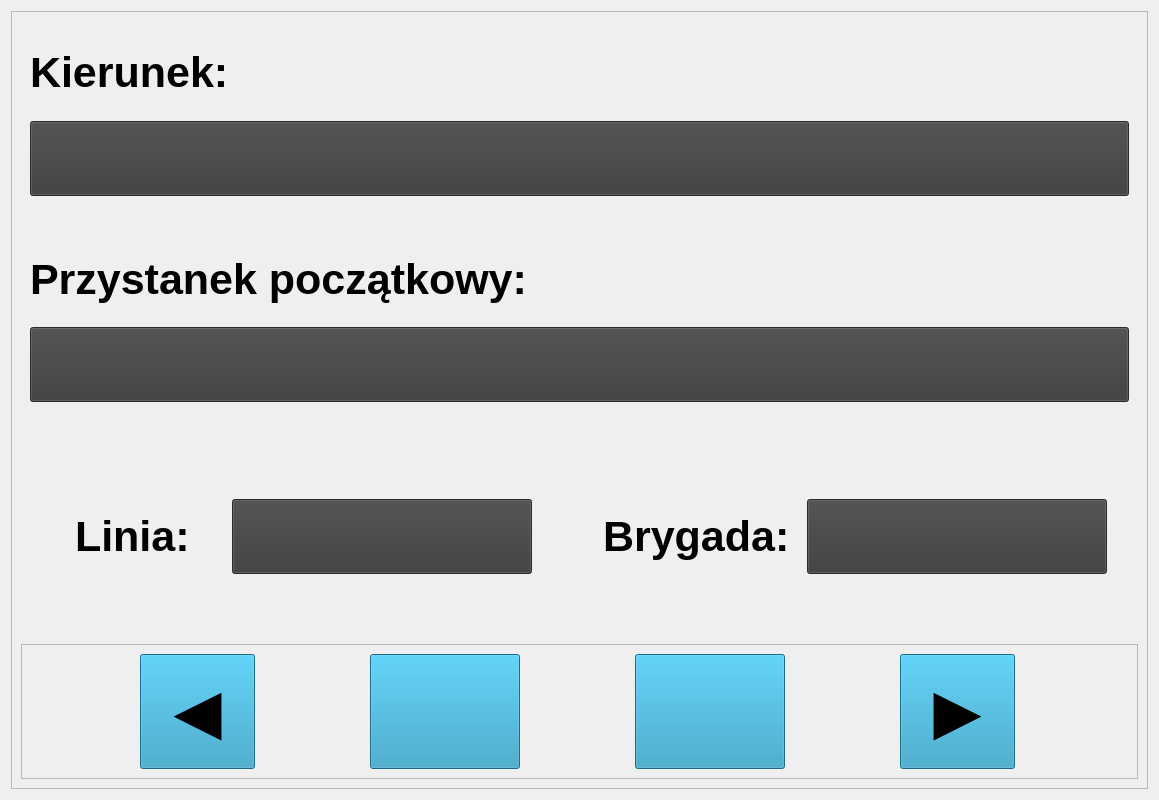
<?xml version="1.0" encoding="UTF-8"?>
<ui version="4.0">
 <class>Form</class>
 <widget class="QWidget" name="Form">
  <property name="geometry">
   <rect>
    <x>0</x>
    <y>0</y>
    <width>1159</width>
    <height>800</height>
   </rect>
  </property>
  <property name="windowTitle">
   <string>Form</string>
  </property>
  <layout class="QHBoxLayout" name="horizontalLayout_12">
   <item>
    <widget class="QFrame" name="frMain">
     <property name="sizePolicy">
      <sizepolicy hsizetype="Expanding" vsizetype="Expanding">
       <horstretch>1</horstretch>
       <verstretch>0</verstretch>
      </sizepolicy>
     </property>
     <property name="frameShape">
      <enum>QFrame::Shape::StyledPanel</enum>
     </property>
     <property name="frameShadow">
      <enum>QFrame::Shadow::Raised</enum>
     </property>
     <layout class="QVBoxLayout" name="verticalLayout">
      <item>
       <widget class="QFrame" name="frKierunek">
        <property name="frameShape">
         <enum>QFrame::Shape::NoFrame</enum>
        </property>
        <property name="frameShadow">
         <enum>QFrame::Shadow::Raised</enum>
        </property>
        <layout class="QVBoxLayout" name="verticalLayout_2">
         <item>
          <widget class="QLabel" name="lbKierunekName">
           <property name="sizePolicy">
            <sizepolicy hsizetype="Expanding" vsizetype="Fixed">
             <horstretch>0</horstretch>
             <verstretch>0</verstretch>
            </sizepolicy>
           </property>
           <property name="minimumSize">
            <size>
             <width>0</width>
             <height>0</height>
            </size>
           </property>
           <property name="font">
            <font>
             <pointsize>32</pointsize>
             <bold>true</bold>
            </font>
           </property>
           <property name="text">
            <string>Kierunek:</string>
           </property>
           <property name="alignment">
            <set>Qt::AlignmentFlag::AlignLeading|Qt::AlignmentFlag::AlignLeft|Qt::AlignmentFlag::AlignVCenter</set>
           </property>
          </widget>
         </item>
         <item>
          <widget class="QPushButton" name="btKierunek">
           <property name="sizePolicy">
            <sizepolicy hsizetype="Preferred" vsizetype="Fixed">
             <horstretch>0</horstretch>
             <verstretch>0</verstretch>
            </sizepolicy>
           </property>
           <property name="minimumSize">
            <size>
             <width>400</width>
             <height>75</height>
            </size>
           </property>
           <property name="font">
            <font>
             <pointsize>24</pointsize>
             <bold>true</bold>
            </font>
           </property>
           <property name="styleSheet">
            <string notr="true">background-color: rgb(59, 59, 59);
border-color: rgb(141, 143, 140);</string>
           </property>
           <property name="text">
            <string/>
           </property>
          </widget>
         </item>
        </layout>
       </widget>
      </item>
      <item>
       <widget class="QFrame" name="frFirstStop">
        <property name="frameShape">
         <enum>QFrame::Shape::NoFrame</enum>
        </property>
        <property name="frameShadow">
         <enum>QFrame::Shadow::Raised</enum>
        </property>
        <layout class="QVBoxLayout" name="verticalLayout_3">
         <item>
          <widget class="QLabel" name="lbFirstStopName">
           <property name="sizePolicy">
            <sizepolicy hsizetype="Expanding" vsizetype="Fixed">
             <horstretch>0</horstretch>
             <verstretch>0</verstretch>
            </sizepolicy>
           </property>
           <property name="minimumSize">
            <size>
             <width>0</width>
             <height>0</height>
            </size>
           </property>
           <property name="font">
            <font>
             <pointsize>32</pointsize>
             <bold>true</bold>
            </font>
           </property>
           <property name="text">
            <string>Przystanek początkowy:</string>
           </property>
           <property name="alignment">
            <set>Qt::AlignmentFlag::AlignLeading|Qt::AlignmentFlag::AlignLeft|Qt::AlignmentFlag::AlignVCenter</set>
           </property>
          </widget>
         </item>
         <item>
          <widget class="QPushButton" name="btFirstStop">
           <property name="sizePolicy">
            <sizepolicy hsizetype="Preferred" vsizetype="Fixed">
             <horstretch>0</horstretch>
             <verstretch>0</verstretch>
            </sizepolicy>
           </property>
           <property name="minimumSize">
            <size>
             <width>400</width>
             <height>75</height>
            </size>
           </property>
           <property name="font">
            <font>
             <pointsize>24</pointsize>
             <bold>true</bold>
            </font>
           </property>
           <property name="styleSheet">
            <string notr="true">background-color: rgb(59, 59, 59);
border-color: rgb(141, 143, 140);</string>
           </property>
           <property name="text">
            <string/>
           </property>
          </widget>
         </item>
        </layout>
       </widget>
      </item>
      <item>
       <widget class="QFrame" name="frame">
        <property name="frameShape">
         <enum>QFrame::Shape::NoFrame</enum>
        </property>
        <property name="frameShadow">
         <enum>QFrame::Shadow::Raised</enum>
        </property>
        <layout class="QHBoxLayout" name="horizontalLayout_4">
         <item>
          <widget class="QFrame" name="frame_2">
           <property name="frameShape">
            <enum>QFrame::Shape::NoFrame</enum>
           </property>
           <property name="frameShadow">
            <enum>QFrame::Shadow::Raised</enum>
           </property>
           <layout class="QHBoxLayout" name="horizontalLayout_2">
            <item>
             <widget class="QLabel" name="lbFirstStopName_2">
              <property name="sizePolicy">
               <sizepolicy hsizetype="Maximum" vsizetype="Fixed">
                <horstretch>0</horstretch>
                <verstretch>0</verstretch>
               </sizepolicy>
              </property>
              <property name="minimumSize">
               <size>
                <width>0</width>
                <height>0</height>
               </size>
              </property>
              <property name="font">
               <font>
                <pointsize>32</pointsize>
                <bold>true</bold>
               </font>
              </property>
              <property name="text">
               <string>Linia:</string>
              </property>
              <property name="alignment">
               <set>Qt::AlignmentFlag::AlignLeading|Qt::AlignmentFlag::AlignLeft|Qt::AlignmentFlag::AlignVCenter</set>
              </property>
             </widget>
            </item>
            <item>
             <widget class="QPushButton" name="btFirstStop_2">
              <property name="sizePolicy">
               <sizepolicy hsizetype="Fixed" vsizetype="Fixed">
                <horstretch>0</horstretch>
                <verstretch>0</verstretch>
               </sizepolicy>
              </property>
              <property name="minimumSize">
               <size>
                <width>300</width>
                <height>75</height>
               </size>
              </property>
              <property name="font">
               <font>
                <pointsize>24</pointsize>
                <bold>true</bold>
               </font>
              </property>
              <property name="styleSheet">
               <string notr="true">background-color: rgb(59, 59, 59);
border-color: rgb(141, 143, 140);</string>
              </property>
              <property name="text">
               <string/>
              </property>
             </widget>
            </item>
           </layout>
          </widget>
         </item>
         <item>
          <widget class="QFrame" name="frame_3">
           <property name="frameShape">
            <enum>QFrame::Shape::NoFrame</enum>
           </property>
           <property name="frameShadow">
            <enum>QFrame::Shadow::Raised</enum>
           </property>
           <layout class="QHBoxLayout" name="horizontalLayout_3">
            <item>
             <widget class="QLabel" name="lbFirstStopName_3">
              <property name="sizePolicy">
               <sizepolicy hsizetype="Maximum" vsizetype="Fixed">
                <horstretch>0</horstretch>
                <verstretch>0</verstretch>
               </sizepolicy>
              </property>
              <property name="minimumSize">
               <size>
                <width>0</width>
                <height>0</height>
               </size>
              </property>
              <property name="font">
               <font>
                <pointsize>32</pointsize>
                <bold>true</bold>
               </font>
              </property>
              <property name="text">
               <string>Brygada:</string>
              </property>
              <property name="alignment">
               <set>Qt::AlignmentFlag::AlignLeading|Qt::AlignmentFlag::AlignLeft|Qt::AlignmentFlag::AlignVCenter</set>
              </property>
             </widget>
            </item>
            <item>
             <widget class="QPushButton" name="btFirstStop_3">
              <property name="sizePolicy">
               <sizepolicy hsizetype="Fixed" vsizetype="Fixed">
                <horstretch>0</horstretch>
                <verstretch>0</verstretch>
               </sizepolicy>
              </property>
              <property name="minimumSize">
               <size>
                <width>300</width>
                <height>75</height>
               </size>
              </property>
              <property name="font">
               <font>
                <pointsize>24</pointsize>
                <bold>true</bold>
               </font>
              </property>
              <property name="styleSheet">
               <string notr="true">background-color: rgb(59, 59, 59);
border-color: rgb(141, 143, 140);</string>
              </property>
              <property name="text">
               <string/>
              </property>
             </widget>
            </item>
           </layout>
          </widget>
         </item>
        </layout>
       </widget>
      </item>
      <item>
       <widget class="QFrame" name="frBottomBar">
        <property name="sizePolicy">
         <sizepolicy hsizetype="Preferred" vsizetype="Fixed">
          <horstretch>0</horstretch>
          <verstretch>0</verstretch>
         </sizepolicy>
        </property>
        <property name="frameShape">
         <enum>QFrame::Shape::StyledPanel</enum>
        </property>
        <property name="frameShadow">
         <enum>QFrame::Shadow::Raised</enum>
        </property>
        <layout class="QHBoxLayout" name="horizontalLayout">
         <item>
          <widget class="QPushButton" name="btBack">
           <property name="sizePolicy">
            <sizepolicy hsizetype="Fixed" vsizetype="Fixed">
             <horstretch>0</horstretch>
             <verstretch>0</verstretch>
            </sizepolicy>
           </property>
           <property name="minimumSize">
            <size>
             <width>115</width>
             <height>115</height>
            </size>
           </property>
           <property name="maximumSize">
            <size>
             <width>16777215</width>
             <height>16777215</height>
            </size>
           </property>
           <property name="font">
            <font>
             <pointsize>60</pointsize>
             <bold>true</bold>
            </font>
           </property>
           <property name="styleSheet">
            <string notr="true">background-color: rgb(37, 150, 190);</string>
           </property>
           <property name="text">
            <string>◄</string>
           </property>
           <property name="iconSize">
            <size>
             <width>64</width>
             <height>64</height>
            </size>
           </property>
          </widget>
         </item>
         <item>
          <widget class="QPushButton" name="btClose">
           <property name="sizePolicy">
            <sizepolicy hsizetype="Fixed" vsizetype="Fixed">
             <horstretch>0</horstretch>
             <verstretch>0</verstretch>
            </sizepolicy>
           </property>
           <property name="minimumSize">
            <size>
             <width>150</width>
             <height>115</height>
            </size>
           </property>
           <property name="maximumSize">
            <size>
             <width>16777215</width>
             <height>16777215</height>
            </size>
           </property>
           <property name="font">
            <font>
             <pointsize>24</pointsize>
             <bold>true</bold>
            </font>
           </property>
           <property name="styleSheet">
            <string notr="true">background-color: rgb(37, 150, 190);</string>
           </property>
           <property name="text">
            <string/>
           </property>
           <property name="icon">
            <iconset>
             <normaloff>img/close.svg</normaloff>img/close.svg</iconset>
           </property>
           <property name="iconSize">
            <size>
             <width>64</width>
             <height>64</height>
            </size>
           </property>
          </widget>
         </item>
         <item>
          <widget class="QPushButton" name="btAccept">
           <property name="sizePolicy">
            <sizepolicy hsizetype="Fixed" vsizetype="Fixed">
             <horstretch>0</horstretch>
             <verstretch>0</verstretch>
            </sizepolicy>
           </property>
           <property name="minimumSize">
            <size>
             <width>150</width>
             <height>115</height>
            </size>
           </property>
           <property name="maximumSize">
            <size>
             <width>16777215</width>
             <height>16777215</height>
            </size>
           </property>
           <property name="font">
            <font>
             <pointsize>24</pointsize>
             <bold>true</bold>
            </font>
           </property>
           <property name="styleSheet">
            <string notr="true">background-color: rgb(37, 150, 190);</string>
           </property>
           <property name="text">
            <string/>
           </property>
           <property name="icon">
            <iconset>
             <normaloff>img/yes.svg</normaloff>img/yes.svg</iconset>
           </property>
           <property name="iconSize">
            <size>
             <width>64</width>
             <height>64</height>
            </size>
           </property>
          </widget>
         </item>
         <item>
          <widget class="QPushButton" name="btBack_2">
           <property name="sizePolicy">
            <sizepolicy hsizetype="Fixed" vsizetype="Fixed">
             <horstretch>0</horstretch>
             <verstretch>0</verstretch>
            </sizepolicy>
           </property>
           <property name="minimumSize">
            <size>
             <width>115</width>
             <height>115</height>
            </size>
           </property>
           <property name="maximumSize">
            <size>
             <width>16777215</width>
             <height>16777215</height>
            </size>
           </property>
           <property name="font">
            <font>
             <pointsize>60</pointsize>
             <bold>true</bold>
            </font>
           </property>
           <property name="styleSheet">
            <string notr="true">background-color: rgb(37, 150, 190);</string>
           </property>
           <property name="text">
            <string>►</string>
           </property>
           <property name="iconSize">
            <size>
             <width>64</width>
             <height>64</height>
            </size>
           </property>
          </widget>
         </item>
        </layout>
       </widget>
      </item>
     </layout>
    </widget>
   </item>
  </layout>
 </widget>
 <resources/>
 <connections/>
</ui>
